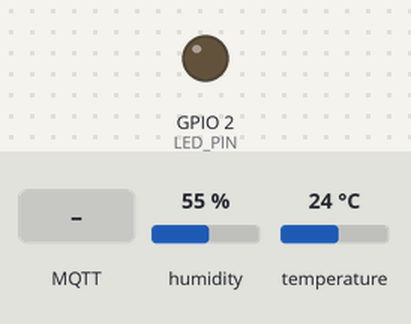
A sketch run on a simulated ESP32. Parts: output pins drawn as LEDs (lit = HIGH). The inputs (shaded band) are chosen by the test bench; at power-on: humidity 55 %, temperature 24 °C. WiFi joins after 1.5 s; servers stay silent unless stated; no MQTT or app messages arrive unless stated; what the sketch prints to the serial monitor is not drawn.

Above: at 2.7 s.
2.8 s: MQTT message "ON" arrives on the first subscribed topic
At 3.8 s:
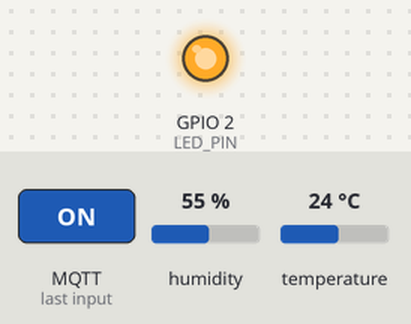
11.5 s: MQTT message "OFF" arrives on the first subscribed topic
At 12.8 s:
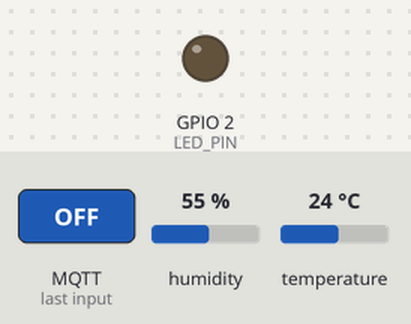
Timing chart, 0 to 14.5 s (numbered marks = the images above; inputs shaded):
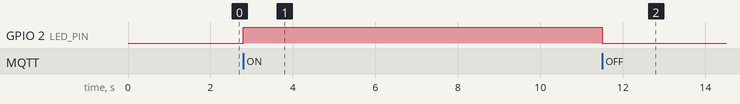

Measured:
- after the input at 2.8 s, GPIO 2 (LED_PIN): LOW → HIGH at once
- after the input at 11.5 s, GPIO 2 (LED_PIN): HIGH → LOW at once

The sketch:

esp32+home_assistant__Final_.ino
```cpp
#include <WiFi.h>
#include <PubSubClient.h>
#include <DHT.h>

// -------------------- WiFi Credentials --------------------
const char* ssid = "YOUR_WIFI_SSID";     // WiFi Network Name
const char* password = "YOUR_WIFI_PASSWORD";         // WiFi Password

// -------------------- MQTT Broker Settings --------------------
const char* mqtt_server = "192.168.1.XXX";   // Home Assistant IP Address
const int mqtt_port = 1883;                // MQTT Port
const char* mqtt_user = "mqtt_user";       // MQTT Username
const char* mqtt_pass = "mqtt_password";            // MQTT Password

// -------------------- DHT Sensor Setup --------------------
#define DHTPIN 5                            // GPIO pin connected to DHT11
#define DHTTYPE DHT11                       // Sensor type DHT11
DHT dht(DHTPIN, DHTTYPE);

// -------------------- MQTT Client --------------------
WiFiClient espClient;
PubSubClient client(espClient);

// -------------------- LED Pin --------------------
#define LED_PIN 2                           // On-board LED pin

// -------------------- Timer for Publishing --------------------
unsigned long lastPublish = 0;
const unsigned long PUBLISH_INTERVAL = 10000;  // 10 seconds

// ------------------------------------------------------------
// Setup runs once when ESP32 powers ON
// ------------------------------------------------------------
void setup() {
  Serial.begin(115200);
  pinMode(LED_PIN, OUTPUT);
  digitalWrite(LED_PIN, LOW);

  dht.begin();

  // Connect to WiFi
  Serial.println("Connecting to WiFi...");
  WiFi.begin(ssid, password);

  int attempts = 0;
  while (WiFi.status() != WL_CONNECTED && attempts < 30) {
    delay(500);
    Serial.print(".");
    attempts++;
  }

  if (WiFi.status() == WL_CONNECTED) {
    Serial.println("\nWiFi Connected!");
    Serial.print("IP Address: ");
    Serial.println(WiFi.localIP());
  } else {
    Serial.println("\nWiFi Connection Failed");
  }

  // Configure MQTT
  client.setServer(mqtt_server, mqtt_port);
  client.setCallback(onMqttMessage);
}

// ------------------------------------------------------------
// Main Loop
// ------------------------------------------------------------
void loop() {
  // Reconnect WiFi if disconnected
  if (WiFi.status() != WL_CONNECTED) {
    Serial.println("WiFi lost, reconnecting...");
    WiFi.begin(ssid, password);
    delay(2000);
    return;
  }

  // Reconnect MQTT if disconnected
  if (!client.connected()) {
    reconnectMQTT();
  }

  client.loop();

  // Publish sensor data every 10 seconds
  if (millis() - lastPublish > PUBLISH_INTERVAL) {
    publishSensorData();
    lastPublish = millis();
  }
}

// ------------------------------------------------------------
// Publish Sensor Data to MQTT
// ------------------------------------------------------------
void publishSensorData() {
  float humidity = dht.readHumidity();
  float temperature = dht.readTemperature();

  if (isnan(humidity) || isnan(temperature)) {
    Serial.println("Sensor Read Error");
    return;
  }

  client.publish("home/sensor/temperature", String(temperature).c_str());
  client.publish("home/sensor/humidity", String(humidity).c_str());

  String json = "{\"temperature\":" + String(temperature, 2) + ",\"humidity\":" + String(humidity, 2) + "}";
  client.publish("home/sensor/data", json.c_str());

  Serial.println("Data Sent:");
  Serial.print("Temperature: "); Serial.println(temperature);
  Serial.print("Humidity: "); Serial.println(humidity);
}

// ------------------------------------------------------------
// Reconnect to MQTT Broker
// ------------------------------------------------------------
void reconnectMQTT() {
  while (!client.connected()) {
    Serial.print("Connecting to MQTT... ");

    if (client.connect("ESP32Client", mqtt_user, mqtt_pass)) {
      Serial.println("Connected");
      client.subscribe("home/control/led");   // Subscribe to LED control topic
    } else {
      Serial.print("Failed, State=");
      Serial.print(client.state());
      Serial.println(" - Retrying in 5 seconds");
      delay(5000);
    }
  }
}

// ------------------------------------------------------------
// Callback: Run when MQTT message received
// ------------------------------------------------------------
void onMqttMessage(char* topic, byte* payload, unsigned int length) {
  Serial.print("Message on topic: ");
  Serial.println(topic);

  String msg;
  for (int i = 0; i < length; i++) {
    msg += (char)payload[i];
  }

  Serial.print("Message: ");
  Serial.println(msg);

  if (String(topic) == "home/control/led") {
    if (msg == "ON") {
      digitalWrite(LED_PIN, HIGH);
      Serial.println("LED ON");
    } else if (msg == "OFF") {
      digitalWrite(LED_PIN, LOW);
      Serial.println("LED OFF");
    }
  }
}
```
